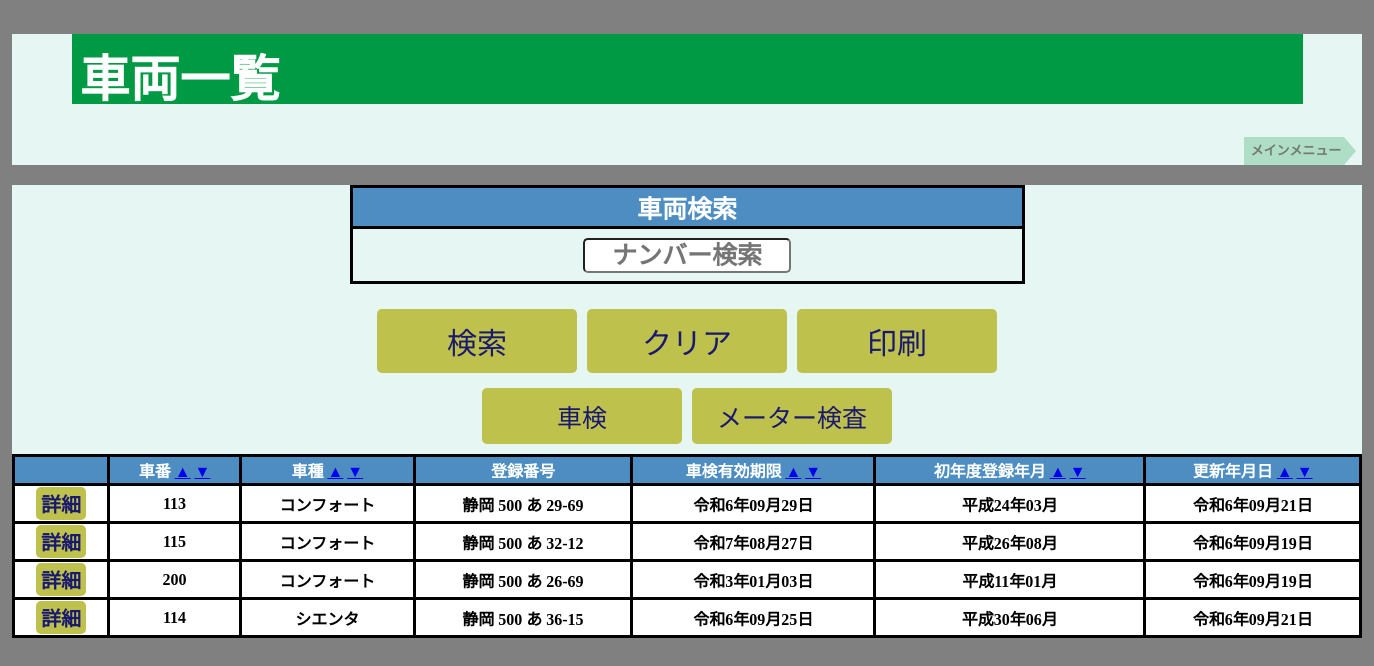
The app's page /vehicles/list.php?sort=car_model&order=asc with its own data.
### tables this page shows
CREATE TABLE `vehicles` (
  `car_id` int(11) NOT NULL,
  `car_number_name` varchar(5) NOT NULL COMMENT '車番',
  `car_model` varchar(10) NOT NULL COMMENT '車種',
  `car_name` varchar(30) NOT NULL COMMENT '車名',
  `car_transpottaition` varchar(5) NOT NULL COMMENT '運輸支局',
  `car_classification_no` int(3) NOT NULL COMMENT '分類番号',
  `car_purpose` varchar(1) NOT NULL COMMENT '用途別',
  `car_number` varchar(5) NOT NULL COMMENT '番号',
  `car_chassis_number` varchar(20) NOT NULL COMMENT '車台番号',
  `first_registration_day` date NOT NULL COMMENT '初年度登録年月',
  `vehicle_inspection_day` date NOT NULL COMMENT '車検有効期限',
  `compulsory_automobile_day` date NOT NULL COMMENT '自賠責有効期限',
  `meter_inspection_day` date DEFAULT NULL COMMENT 'メーター検査',
  `lp_gas_day` date DEFAULT NULL COMMENT 'LPガス容器有効',
  `owner_name` varchar(20) NOT NULL COMMENT '所有者（名）',
  `owner_address` varchar(150) NOT NULL COMMENT '所有者住所',
  `user_name` varchar(20) NOT NULL COMMENT '使用者（名）',
  `user_address` varchar(150) NOT NULL COMMENT '使用者（住所）',
  `headquarters_address` int(1) NOT NULL COMMENT '本拠の位置',
  `vehicle_registrationday` datetime NOT NULL COMMENT '登録日',
  `vehicle_updateday` timestamp NOT NULL DEFAULT current_timestamp() ON UPDATE current_timestamp() COMMENT '更新日',
  `is_suspended` tinyint(1) NOT NULL DEFAULT 0
);

### vehicles/list.php (the view, shortened to what this page needs)
<?php
require '../common/config.php';
try {
    $keyword = $_GET['keyword'] ?? '';
    $sort = $_GET['sort'] ?? 'car_number_name';
    $order = $_GET['order'] ?? 'asc';
    $order = ($order === 'desc') ? 'desc' : 'asc';
    $sql = "SELECT * FROM vehicles";
    $sql .= " ORDER BY $sort $order";
    $stmt = $pdoAccount->prepare($sql);
    $stmt->execute();
    $processedVehicles = $stmt->fetchAll(PDO::FETCH_ASSOC);
    $finalVehicles = [];
    foreach ($processedVehicles as $vehicle) {
        $vehicle['detail_link'] = "update.php?car_id=" . htmlspecialchars($vehicle['car_id'], ENT_QUOTES, 'UTF-8');
        $finalVehicles[] = $vehicle;
    }
} catch (PDOException $e) {
    echo 'データベースエラー: ' . htmlspecialchars($e->getMessage(), ENT_QUOTES, 'UTF-8');
    exit();
}
function convertToJapaneseEra($year) {
    $eras = [
        ['name' => '令和', 'start' => 2019],
        ['name' => '平成', 'start' => 1989],
    ];
    foreach ($eras as $era) {
        if ($year >= $era['start']) {
            $eraYear = $year - $era['start'] + 1;
            return $era['name'] . ($eraYear === 1 ? '元' : $eraYear) . '年';
        }
    }
    return $year . '年';
}
function formatCarNumberPart($part, $is_purpose = false) {
    return $part;
}
?>
<!DOCTYPE html>
<html lang="ja">
    <head>
        <link rel="stylesheet" href="list.css">
    </head>
    <body>
        <header>
            <h1>車両一覧</h1>
            <nav>
                <ol class="breadcrumb" itemscope itemtype="https://schema.org/BreadcrumbList">
                    <li itemprop="itemListElement" itemscope itemtype="https://schema.org/ListItem">
                        <a itemprop="item" href="../main_menu/index.php">
                            <span itemprop="name">メインメニュー</span>
                        </a>
                    </li>
                </ol>
            </nav>
        </header>
        <main>
            <form action="" method="get" class="search-form">
                <table class="search">
                    <tr>
                        <th colspan="1">車両検索</th>
                    </tr>
                    <tr>
                        <td>
                            <input type="text" placeholder="ナンバー検索" name="keyword" value="<?= htmlspecialchars($keyword, ENT_QUOTES, 'UTF-8') ?>">
                        </td>
                    </tr>
                </table>
                <div class="btn_area">
                    <button type="submit">検索</button>
                    <button type="reset">クリア</button>
                    <button type="button" onclick="window.print()">印刷</button>
                </div>
                <div class="filter-buttons">
                    <button type="submit" name="filter" value="inspection">車検</button>
                    <button type="submit" name="filter" value="meter">メーター検査</button>
                </div>
            </form>
            <div class="print-area">
                <table class="list">
                    <tr>
                        <th></th>
                        <th class="car_number_name">車番
                            <a href="?sort=car_number_name&order=asc">▲</a>
                            <a href="?sort=car_number_name&order=desc">▼</a>
                        </th>
                        <th class="car_model">車種
                            <a href="?sort=car_model&order=asc">▲</a>
                            <a href="?sort=car_model&order=desc">▼</a>
                        </th>
                        <th class="car_">登録番号</th>
                        <th class="vehicle_inspection">車検有効期限
                            <a href="?sort=vehicle_inspection_day&order=asc">▲</a>
                            <a href="?sort=vehicle_inspection_day&order=desc">▼</a>
                        </th>
                        <th class="first_registration">初年度登録年月
                            <a href="?sort=first_registration_day&order=asc">▲</a>
                            <a href="?sort=first_registration_day&order=desc">▼</a>
                        </th>
                        <th class="vehicle_updateday">更新年月日
                            <a href="?sort=vehicle_updateday&order=asc">▲</a>
                            <a href="?sort=vehicle_updateday&order=desc">▼</a>
                        </th>
                    </tr>
                    <?php foreach ($finalVehicles as $vehicle): ?>
                        <tr>
                            <td class="<?= $vehicle['is_suspended'] ? 'suspended' : '' ?>">
                                <a href="<?= htmlspecialchars($vehicle['detail_link'], ENT_QUOTES, 'UTF-8') ?>" class="button">詳細</a>
                            </td>
                            <td class="<?= $vehicle['is_suspended'] ? 'suspended' : '' ?>">
                                <?= htmlspecialchars($vehicle['car_number_name'], ENT_QUOTES, 'UTF-8') ?>
                            </td>
                            <td class="<?= $vehicle['is_suspended'] ? 'suspended' : '' ?>">
                                <?= htmlspecialchars($vehicle['car_model'], ENT_QUOTES, 'UTF-8') ?>
                            </td>
                            <td class="<?= $vehicle['is_suspended'] ? 'suspended' : '' ?>">
                                <?php
                                $transpottaition = formatCarNumberPart($vehicle['car_transpottaition']);
                                $classification_no = formatCarNumberPart($vehicle['car_classification_no']);
                                $purpose = formatCarNumberPart($vehicle['car_purpose'], true);
                                $car_number_parts = explode('-', $vehicle['car_number']);
                                $number01 = formatCarNumberPart($car_number_parts[0] ?? '');
                                $number02 = formatCarNumberPart($car_number_parts[1] ?? '');
                                echo htmlspecialchars($transpottaition . ' ' . $classification_no . ' ' . $purpose . ' ' . $number01 . '-' . $number02, ENT_QUOTES, 'UTF-8');
                                ?>
                            </td>
                            <td class="<?= $vehicle['is_suspended'] ? 'suspended' : '' ?>">
                                <?php
                                $inspectionYear = date('Y', strtotime($vehicle['vehicle_inspection_day']));
                                $inspectionMonthDay = date('m月d日', strtotime($vehicle['vehicle_inspection_day']));
                                echo htmlspecialchars(convertToJapaneseEra($inspectionYear) . $inspectionMonthDay, ENT_QUOTES, 'UTF-8');
                                ?>
                            </td>
                            <td class="<?= $vehicle['is_suspended'] ? 'suspended' : '' ?>">
                                <?php
                                $firstRegYear = date('Y', strtotime($vehicle['first_registration_day']));
                                $firstRegMonth = date('m月', strtotime($vehicle['first_registration_day']));
                                echo htmlspecialchars(convertToJapaneseEra($firstRegYear) . $firstRegMonth, ENT_QUOTES, 'UTF-8');
                                ?>
                            </td>
                            <td class="<?= $vehicle['is_suspended'] ? 'suspended' : '' ?>">
                                <?php
                                $updatedYear = date('Y', strtotime($vehicle['vehicle_updateday']));
                                $updatedMonthDay = date('m月d日', strtotime($vehicle['vehicle_updateday']));
                                echo htmlspecialchars(convertToJapaneseEra($updatedYear) . $updatedMonthDay, ENT_QUOTES, 'UTF-8');
                                ?>
                            </td>
                        </tr>
                    <?php endforeach ?>
                </table>
            </div>
        </main>
    </body>
</html>

### vehicles/list.css (style rules this page uses)
body { background: #808080; }
header, main, footer { width: 1350px; margin: 0 auto; background-color: #e6f6f3; }
h1 { font-size: 50px; padding: 5px 8px; color: #fff; background: #094; margin-left: auto; margin-right: auto; width: 90%; height: 60px; }
.breadcrumb { margin: 0 5px 20px 0; padding: 0; list-style: none; text-align: right; }
.breadcrumb li { position: relative; display: inline-block; font-weight: bold; margin-right: 0.8em; }
.breadcrumb li:after { content: ""; position: absolute; top: 0; left: 100%; border-style: solid; border-color: transparent; border-left-color: #aedfc6; border-width: 14px 12px; width: 0; height: 0; }
.breadcrumb li a { display: inline-block; padding: 0 3px 0 7px; height: 28px; line-height: 28px; text-decoration: none; color: #747772; background: #aedfc6; font-size: 13px; }
table.search { border-collapse: collapse; width: 50%; margin: 0 auto 20px auto; text-align: center; }
table.search th { font-size: 25px; border: 3px solid #000; background-color: #4d8dc1; color: #fff; }
table.search td { height: 50px; border: 3px solid #000; color: #ffffff00; }
select, input { font-weight: bold; font-size: 25px; border-radius: 5px; color: #000; background-color: #FFF; width: 200px; text-align: center; }
table.list th, td { white-space: nowrap; }
table.list { border-collapse: collapse; margin: 0 auto 20px auto; text-align: center; width: 100%; }
table.list th { border: 3px solid #000; background-color: #4d8dc1; color: #fff; }
table.list td { font-weight: bold; border: 3px solid #000; color: #000; background-color: #fff; }
.btn_area { display: flex; justify-content: center; margin: 5px 0; }
.btn_area button { font-size: 30px; width: 200px; cursor: pointer; background-color: #bfc14d; margin: 5px; border: none; border-radius: 5px; color: #191970; padding: 10px; }
.filter-buttons { display: flex; justify-content: center; margin: 5px 0; }
.filter-buttons button { width: 200px; margin: 5px; font-size: 25px; background-color: #bfc14d; border: none; border-radius: 5px; color: #191970; padding: 10px; }
.button { font-size: 20px; width: 50px; cursor: pointer; background-color: #bfc14d; color: #191970; text-align: center; display: inline-block; padding: 2px 0; border-radius: 5px; text-decoration: none; }

### records on screen
vehicles: car_number_name "113", car_model "コンフォート", car_transpottaition+car_classification_no+car_purpose "静岡 500 あ 29-69", vehicle_inspection_day "令和6年09月29日", first_registration_day "平成24年03月", vehicle_updateday "令和6年09月21日"
vehicles: car_number_name "115", car_model "コンフォート", car_transpottaition+car_classification_no+car_purpose "静岡 500 あ 32-12", vehicle_inspection_day "令和7年08月27日", first_registration_day "平成26年08月", vehicle_updateday "令和6年09月19日"
vehicles: car_number_name "200", car_model "コンフォート", car_transpottaition+car_classification_no+car_purpose "静岡 500 あ 26-69", vehicle_inspection_day "令和3年01月03日", first_registration_day "平成11年01月", vehicle_updateday "令和6年09月19日"
vehicles: car_number_name "114", car_model "シエンタ", car_transpottaition+car_classification_no+car_purpose "静岡 500 あ 36-15", vehicle_inspection_day "令和6年09月25日", first_registration_day "平成30年06月", vehicle_updateday "令和6年09月21日"
